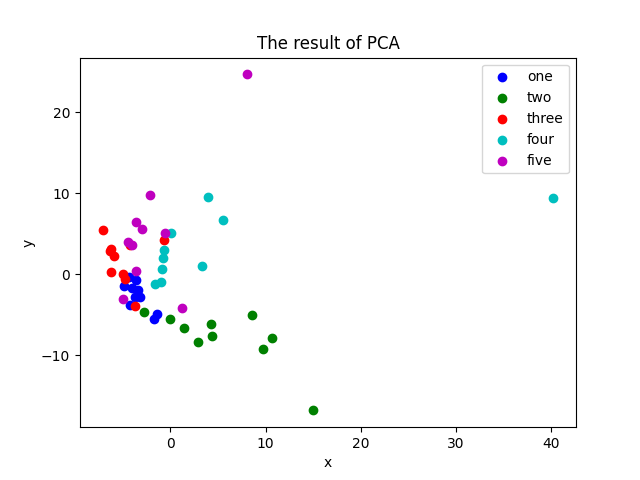

This figure's Python source:
import torch
from torch.nn import functional as F
from torch.utils.data import Dataset, DataLoader
import pandas
import matplotlib.pyplot as plt
from sklearn.decomposition import PCA
from sklearn.preprocessing import StandardScaler

BATCH_SIZE = 64

class MyDataset(Dataset):  # 读取csv文件，第0列是label，之后的是image，返回image，label。

    def __init__(self, csv_file, transform=None):
        self.data_df = pandas.read_csv(csv_file, header=None)
        self.transform = transform

    def __getitem__(self, index):
        label = self.data_df.iloc[index, 0]
        image = self.data_df.iloc[index, 1:].values
        if self.transform:
            image = torch.FloatTensor(image)
        return image, label

    def __len__(self):
        return len(self.data_df)

def PCA_svd(X,k):
    X_std = StandardScaler().fit_transform(X)
    pca = PCA(n_components=k)
    pca.fit(X_std)
    x_reduction = pca.transform(X_std)

    return x_reduction

test_dataset = MyDataset('five_test.csv', transform=True)  # 指定训练数据集
test_dataloader = DataLoader(test_dataset, batch_size=BATCH_SIZE, shuffle=True)  # 加载训练数据集
plot_1_x = []  # 绘图时的x_list,为mid的所有第0维数据
plot_1_y = []  # 绘图时的y_list,为mid的所有第1维数据
plot_2_x = []  # 绘图时的x_list,为mid的所有第0维数据
plot_2_y = []  # 绘图时的y_list,为mid的所有第1维数据
plot_3_x = []  # 绘图时的x_list,为mid的所有第0维数据
plot_3_y = []  # 绘图时的y_list,为mid的所有第1维数据
plot_4_x = []  # 绘图时的x_list,为mid的所有第0维数据
plot_4_y = []  # 绘图时的y_list,为mid的所有第1维数据
plot_5_x = []  # 绘图时的x_list,为mid的所有第0维数据
plot_5_y = []  # 绘图时的y_list,为mid的所有第1维数据

count = 0
for i, data in enumerate(test_dataloader):  # 测试过程
    images = data[0]
    labels = data[1]
    components = PCA_svd(images,2)
    X, Y = components[:, 0], components[:, 1]

    for label in labels:
        if label == 1:
            plot_1_x.append(X[count])
            plot_1_y.append(Y[count])
            count = count+1
        elif label == 2:
            plot_2_x.append(X[count])
            plot_2_y.append(Y[count])
            count = count+1
        elif label == 3:
            plot_3_x.append(X[count])
            plot_3_y.append(Y[count])
            count = count+1
        elif label == 4:
            plot_4_x.append(X[count])
            plot_4_y.append(Y[count])
            count = count+1
        else:
            plot_5_x.append(X[count])
            plot_5_y.append(Y[count])
            count = count+1

axes = plt.subplot(111)
one = axes.scatter(plot_1_x, plot_1_y, c='b')  # 散点图
two = axes.scatter(plot_2_x, plot_2_y, c='g')  # 散点图
three = axes.scatter(plot_3_x, plot_3_y, c='r')  # 散点图
four = axes.scatter(plot_4_x, plot_4_y, c='c')  # 散点图
five = axes.scatter(plot_5_x, plot_5_y, c='m')  # 散点图


axes.legend((one, two, three, four, five),
            (u'one', u'two', u'three', u'four', u'five'), loc=1)
plt.xlabel("x")
plt.ylabel("y")
plt.title("The result of PCA")
plt.savefig("PCA.png")
plt.show()